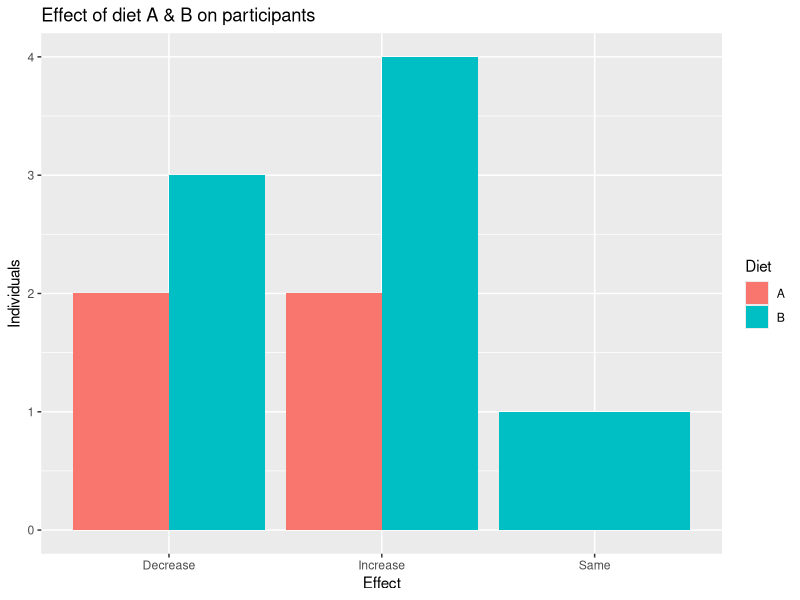

Write R code to recreate this figure. (Note: this script raises an error after producing the figure.)
## ---- chunk 1
library(knitr)
opts_chunk$set(comment = "")
library(readr)
suppressPackageStartupMessages(library(dplyr))
library(tidyverse)
## ---- chunk 2
?airquality # use this to find out more about the data
airqual <- tibble(airquality)
airqual
## ---- chunk 3
Ozone_values<-count(airqual, Ozone)
tail(Ozone_values)
## ---- chunk 4
sum(c(1,2,3,NA))
mean(c(1,2,3,NA))
median(c(1,2,3,NA))
## ---- chunk 5
dim(airqual)
airqual %>% drop_na(Ozone)
## ---- chunk 6
airqual %>% drop_na()
## ---- chunk 7
set.seed(124)
data_diet <- tibble(Diet = rep(c("A", "B", "B"),
                               times = 4), 
                    Gender = c("Male", 
                               "m",
                               "Other",
                               "F", 
                               "Female",
                               "M", 
                               "f",
                               "O", 
                               "Man",
                               "f",
                               "F",
                               "O"), 
                    Weight_start = sample(100:250, size = 12),
                    Weight_change = sample(-10:20, size = 12))

## ---- chunk 8
data_diet
## ---- chunk 9
data_diet %>%
  count(Gender)
## ---- chunk 10

data_diet %>% 
  mutate(Gender = recode(Gender, M = "Male", 
                                 m = "Male", 
                               Man = "Male",
                                 O = "Other",
                                 f = "Female",
                                 F = "Female")) %>%
  count(Gender)
## ---- chunk 11
data_diet %>% 
  mutate(Gender = case_when(Gender == "M" ~ "Male", 
                            Gender == "m" ~ "Male", 
                            Gender == "Man" ~ "Male",
                            Gender == "O" ~ "Other",
                            Gender == "f" ~ "Female",
                            Gender == "F" ~ "Female"))  %>% 
  count(Gender)

## ---- chunk 12
data_diet %>% 
  mutate(Gender = case_when(Gender == "M" ~ "Male", 
                            Gender == "m" ~ "Male", 
                            Gender == "Man" ~ "Male",
                            Gender == "O" ~ "Other",
                            Gender == "f" ~ "Female",
                            Gender == "F" ~ "Female"))
## ---- chunk 13
data_diet
## ---- chunk 14
data_diet %>% 
  mutate(Gender = case_when(Gender == "M" ~ "Male", 
                            Gender == "m" ~ "Male", 
                            Gender == "Man" ~ "Male",
                            Gender == "O" ~ "Other",
                            Gender == "f" ~ "Female",
                            Gender == "F" ~ "Female",
                            TRUE ~ Gender))  %>% 
  count(Gender)
## ---- chunk 15
data_diet %>% 
  mutate(Gender = case_when(
    Gender %in% c("M", "male", "Man", "m", "Male") ~ "Male",
    Gender %in% c("F", "Female", "f", "female") ~ "Female",
    Gender %in% c("O", "Other") ~ "Other"))

## ---- chunk 16

data_diet <- data_diet %>% 
      mutate(Effect = case_when(Weight_change > 0 ~ "Increase",
                                Weight_change == 0 ~ "Same",
                                Weight_change < 0 ~ "Decrease"))

head(data_diet)

## ---- chunk 17
data_diet %>% 
  count(Diet, Effect)
## ---- chunk 18
diet_effect <- data_diet %>% 
  count(Diet, Effect)

data_diet %>% 
  count(Diet, Effect)%>%
  ggplot(aes(x = Effect,y = n, fill = Diet)) + 
  geom_col(position = position_dodge()) +
  labs(y = "Individuals", 
       title = "Effect of diet A & B on participants")


## ---- chunk 19
include_graphics("https://swag.rstudio.com/uploads/1/3/1/3/131335021/s815253891256106552_p45_i1_w935.png")
## ---- chunk 20

Effect <- pull(data_diet) %>% head(n = 6)
Effect
str_detect(string = Effect, pattern = "d")
str_detect(string = Effect, pattern = "D")
## ---- chunk 21
str_replace(string = Effect, pattern = "D", replacement = "d")
## ---- chunk 22
str_replace(string = Effect, pattern = "e", replacement = "E")
## ---- chunk 23
str_replace_all(string = Effect, pattern = "e", replacement = "E")

## ---- chunk 24
str_sub(string = Effect, start = 1, end = 3)
## ---- chunk 25
head(data_diet, n = 4)
data_diet %>% 
  filter(str_detect(string = Gender,
                    pattern = "M"))
## ---- chunk 26
count(data_diet, Gender)
## ---- chunk 27
data_diet %>% 
  mutate(Gender = case_when(
    str_detect(string = Gender, pattern = "^m|^M") ~ "Male",
    str_detect(string = Gender, pattern = "^f|^F") ~ "Female",
    str_detect(string = Gender, pattern = "^o|^O") ~ "Other")) %>%
  count(Gender)
## ---- chunk 28
knitr::include_graphics("https://media1.giphy.com/media/S9ZK4mmi3u3jdc5dek/200w.webp?cid=ecf05e47h7myga959jwvek6s9x1tkog135g7pxu8vvjz2yqb&rid=200w.webp&ct=g")
## ---- chunk 29
diet_comb <- data_diet %>% 
  unite(Diet, Effect, col = "change", remove = TRUE)
## ---- chunk 30
diet_comb
## ---- chunk 31
diet_comb <- diet_comb %>% 
  separate(col = change, into = c("Diet", "Change"), sep = "_" )
diet_comb
## ---- chunk 32
knitr::include_graphics(here::here("images/the-end-g23b994289_1280.jpg"))
## ---- chunk 33
library(stringr)
x <- c("I really like writing R code")
df <- tibble(x = c("I really", "like writing", "R code programs"))
y <- unlist(str_split(x, " "))
y
length(y)
## ---- chunk 34
str_split("I.like.strings", ".")
str_split("I.like.strings", fixed("."))
str_split("I.like.strings", "\\.")
## ---- chunk 35
paste("Visit", 1:5, sep = "_")
paste("Visit", 1:5, sep = "_", collapse = "_")
# and paste0 can be even simpler see ?paste0 
paste0("Visit",1:5) # no space!
## ---- chunk 36
library(stringr)
x <- c("I really", "like writing", "R code programs")
y <- str_split(x, pattern =  " ") # returns a list
y
## ---- chunk 37
Sal = read_salaries() # or
## ---- chunk 38
ss = str_extract(Sal$Name, "Rawling")
head(ss)
ss[ !is.na(ss)]
## ---- chunk 39
head(str_extract(Sal$AgencyID, "\\d"))
head(str_extract_all(Sal$AgencyID, "\\d"), 2)
## ---- chunk 40
head(grep("^Payne.*", x = Sal$name, value = TRUE), 3)
## ---- chunk 41
head(grep("Leonard.?S", x = Sal$name, value = TRUE))
head(grep("Spence.*C.*", x = Sal$name, value = TRUE))
## ---- chunk 42
head(str_subset( Sal$name, "^Payne.*"), 3)
## ---- chunk 43
head(str_subset( Sal$name, "Leonard.?S"))
head(str_subset( Sal$name, "Spence.*C.*"))
## ---- chunk 44
class(Sal$AnnualSalary)
## ---- chunk 45
sort(c("1", "2", "10")) #  not sort correctly (order simply ranks the data)
order(c("1", "2", "10"))
## ---- chunk 46
head(Sal$AnnualSalary, 4)
head(as.numeric(Sal$AnnualSalary), 4)
## ---- chunk 47
Sal$AnnualSalary <- as.numeric(gsub(pattern = "$", replacement="", 
                              Sal$AnnualSalary, fixed=TRUE))
Sal <- Sal[order(Sal$AnnualSalary, decreasing=TRUE), ] 
Sal[1:5, c("name", "AnnualSalary", "JobTitle")]
## ---- chunk 48
dplyr_sal = Sal
dplyr_sal = dplyr_sal %>% mutate( 
  AnnualSalary = AnnualSalary %>%
    str_replace(
      fixed("$"), 
      "") %>%
    as.numeric) %>%
  arrange(desc(AnnualSalary))
check_Sal = Sal
rownames(check_Sal) = NULL
all.equal(check_Sal, dplyr_sal)
## ---- chunk 49
tab <- table(c(0, 1, 2, 3, 2, 3, 3, 2,2, 3),
             c(0, 1, 2, 3, 2, 3, 3, 4, 4, 3),
              useNA = "always")
tab
## ---- chunk 50
tab_df = tibble(x = c(0, 1, 2, 3, 2, 3, 3, 2,2, 3),
             y = c(0, 1, 2, 3, 2, 3, 3, 4, 4, 3))
tab_df %>% count(x, y)
## ---- chunk 51
tab_df %>% 
  count(x, y) %>% 
  group_by(x) %>% mutate(pct_x = n / sum(n))
## ---- chunk 52
library(scales)
tab_df %>% 
  count(x, y) %>% 
  group_by(x) %>% mutate(pct_x = percent(n / sum(n)))
## ---- chunk 53
is.na(df) %>% head(n = 3)
colMeans(is.na(df))#TRUE and FALSE treated like 0 and 1
which(colMeans(is.na(df)) < 0.2) #the location of the columns <.2
df %>% select(which(colMeans(is.na(df)) < 0.2))# remove if over 20% missing
